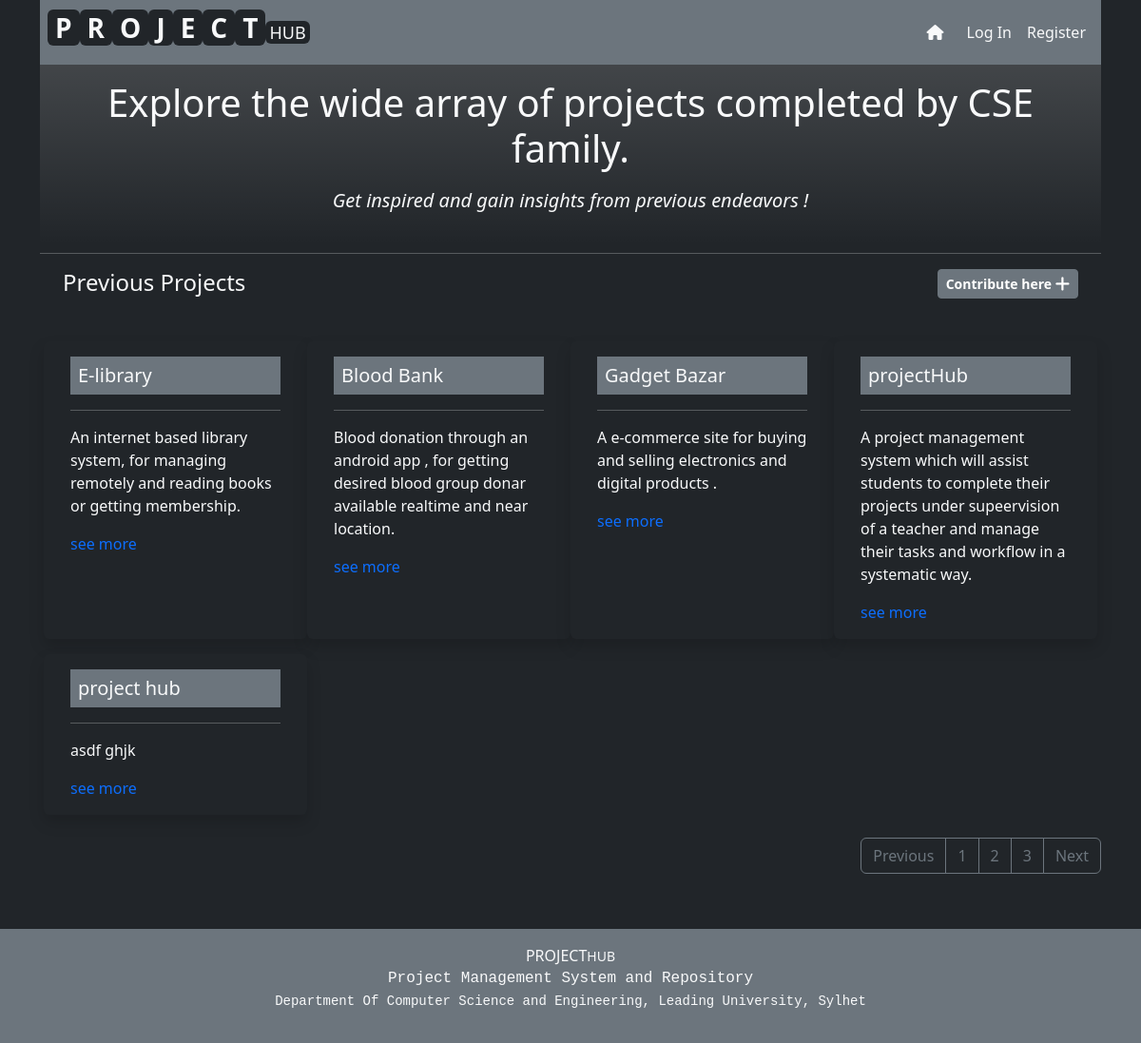
Screenshot of /previous/previous_projects.php with the database file from the repository.
### tables this page shows
CREATE TABLE `completed_projects` (
  `serial` int(5) NOT NULL,
  `team_id` int(6) NOT NULL,
  `batch` varchar(20) NOT NULL,
  `section` varchar(25) NOT NULL,
  `project_title` varchar(200) NOT NULL,
  `descipline` varchar(50) NOT NULL,
  `supervisor` varchar(50) NOT NULL,
  `description` varchar(500) NOT NULL,
  `github` varchar(200) NOT NULL,
  `file` varchar(255) NOT NULL,
  `status` varchar(50) NOT NULL
);

### previous/previous_projects.php (the view, shortened to what this page needs)
<?php
include ("../config/dbConn.php");
$sql_completed = "SELECT * FROM completed_projects WHERE status = 'completed' ";
$result_completed = mysqli_query($conn, $sql_completed);
?>
<!DOCTYPE html>
<html lang="en">
<?php include("../inc/head.php"); ?>
<body class="bg-dark text-light">
    <div class="container">
        <header>
            <nav class="navbar navbar-expand-sm sticky-top bg-secondary px-2">
                <a class="navbar-brand d-flex text-capitalize" href="../index.php" >
                <?php include("../inc/logo.php"); ?>
                </a>
                <div class="collapse navbar-collapse" id="navbarContent">
                    <ul class="navbar-nav ms-auto ">
                        <?php if(isset($_SESSION["team"])){ ?>
                            <li class="nav-item me-1" data-toggle="tooltip" data-placement="top" title="Homepage"><a class="nav-link text-light" href="../index.php"><i class="p-1 fa-solid fa-house " ></i></a></li>
                            <li class="nav-item me-2" data-toggle="tooltip" data-placement="top" title="Team profile"><a class="nav-link text-light" href="../team/team_dashboard.php"><i class="p-1 fa-solid fa-user border rounded-circle"></i></a></li>
                            <li class="nav-item" ><a class="nav-link text-light my-sidebar-style" href="../action/logout.php">Log out</a></li>
                        <?php }else{ ?>
                            <li class="nav-item me-1" data-toggle="tooltip" data-placement="top" title="Homepage"><a class="nav-link text-light" href="../index.php"><i class="p-1 fa-solid fa-house " ></i></a></li>
                            <li class="nav-item "><a class="nav-link text-light" href="../login.php">Log In</a></li>
                            <li class="nav-item" ><a class="nav-link text-light" href="../team/team_registration.php">Register</a></li>
                        <?php } ?>
                    </ul>
                </div>
            </nav>
        </header>
        <main class="pb-5">
            <div class="text-center py-3 px-3 bg-gradient">
                <div class="display-6 ">
                Explore the wide array of projects completed by CSE family. <br>
                </div>
                <p class="lead pt-3"><em>Get inspired and gain insights from previous endeavors !</em></p>
            </div>
            <div class="position-relative mt-2">
            <hr class="mt-1">
                <div class="text-center h4 ps-4 d-inline-block">
                Previous Projects
                </div>
                <div class="d-inline-block position-absolute end-0">
                    <form action="" method="post">
                        <a href="upload_project.php">
                            <button class="btn btn-secondary btn-sm fw-bold me-4" name="contribute">
                                Contribute here <i class="fa-solid fa-plus fa-lg fw-bolder"></i>
                            </button>
                        </a>
                    </form>
                </div>
            </div>
            <div class="mt-3 p-3 ">
                <div class="row ">
                    <?php while($completed = mysqli_fetch_assoc($result_completed)){ ?>
                    <div class="col-sm-12 col-md-4 col-lg-3 my-2 border-0 shadow card bg-dark text-light">
                        <div class="card-body ">
                            <div class="card-title bg-secondary h5 p-2 text-light"><?php echo $completed["project_title"] ?></div>
                            <hr>
                            <p class="card-text">
                            <?php echo $completed["description"] ?>
                            </p>
                            <a class="stretched-link text-decoration-none" href="project_details.php?team_id=<?php echo $completed["team_id"] ?>">see more</a>
                        </div>
                    </div>
                    <?php } ?>
                </div>
            </div>
            <div class="position-relative">
                <nav class="position-absolute end-0 ">
                    <ul class="pagination ">
                      <li class="page-item"><a class="page-link bg-dark text-secondary border border-secondary" href="#">Previous</a></li>
                      <li class="page-item"><a class="page-link bg-dark text-secondary border border-secondary" href="#">1</a></li>
                      <li class="page-item"><a class="page-link bg-dark text-secondary border border-secondary" href="#">2</a></li>
                      <li class="page-item"><a class="page-link bg-dark text-secondary border border-secondary" href="#">3</a></li>
                      <li class="page-item"><a class="page-link bg-dark text-secondary border border-secondary" href="#">Next</a></li>
                    </ul>
                </nav>
            </div>
        </main>
    </div>
    <?php include("../inc/foot.php") ?>
</body>
</html>

### inc/head.php (shortened to what this page needs)
<head>
    <link href="https://cdn.jsdelivr.net/npm/bootstrap@5.3.2/dist/css/bootstrap.min.css" rel="stylesheet">
    <link rel="stylesheet" href="https://cdnjs.cloudflare.com/ajax/libs/font-awesome/6.4.2/css/all.min.css" />
    <link rel="stylesheet" href="css/style.css">
</head>

### inc/logo.php
<h3><span class=" fw-bold bg-dark text-light px-2  rounded">p</span></h3>
<h3><span class=" fw-bold  bg-dark text-light px-2  rounded">r</span></h3>
<h3><span class="  fw-bold  bg-dark text-light px-2  rounded">o</span></h3>
<h3><span class="  fw-bold bg-dark text-light px-2  rounded">j</span></h3>
<h3><span class="  fw-bold bg-dark text-light px-2  rounded">e</span></h3>
<h3><span class=" fw-bold  bg-dark text-light px-2 rounded">c</span></h3>
<h3><span class="  fw-bold  bg-dark text-light px-2  rounded">t</span></h3>
<span><h4><sub class="text-light bg-dark rounded px-1">HUB</sub></h4></span>

### inc/foot.php (shortened to what this page needs)
            <footer class="bg-secondary text-center text-light py-3 mt-5 ">
                <div> <span class="h6">PROJECT</span><span class="fw-light small">HUB</span> </div>
                <p class="font-monospace">Project Management System and Repository <br>
                <small>Department Of Computer Science and Engineering, Leading University, Sylhet</small>
                </p>
            </footer>
    </body>
</html>

### rows the page displays
completed_projects: project_title "E-library", description "An internet based library system, for managing remotely and reading books or getting membership."
completed_projects: project_title "Blood Bank", description "Blood donation through an android app , for getting desired blood group donar available realtime and near location."
completed_projects: project_title "Gadget Bazar", description "A e-commerce site for buying and selling electronics and digital products ."
completed_projects: project_title "projectHub", description "A project management system which will assist students to complete their projects under supeervision of a teacher and manage their tasks and workflow in a systematic way."
completed_projects: project_title "project hub", description "asdf ghjk"
